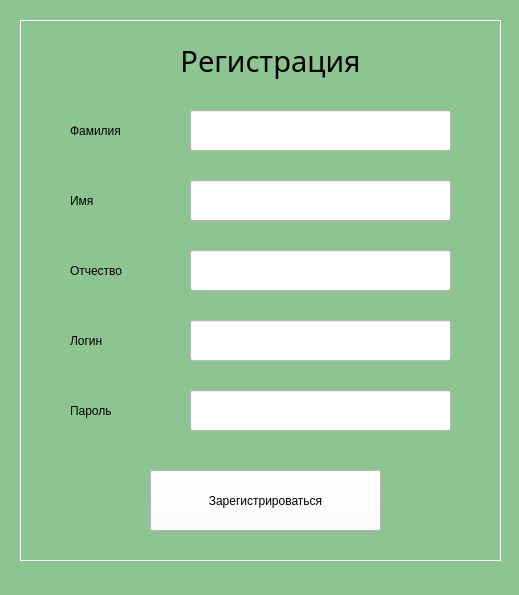
<?xml version="1.0" encoding="UTF-8"?>
<ui version="4.0">
 <class>LoginWindow</class>
 <widget class="QMainWindow" name="LoginWindow">
  <property name="geometry">
   <rect>
    <x>0</x>
    <y>0</y>
    <width>519</width>
    <height>595</height>
   </rect>
  </property>
  <property name="windowTitle">
   <string>Регистрация</string>
  </property>
  <property name="styleSheet">
   <string notr="true">background-color: rgb(141, 196, 145);
</string>
  </property>
  <widget class="QWidget" name="centralwidget">
   <widget class="QLabel" name="login_lbl">
    <property name="geometry">
     <rect>
      <x>70</x>
      <y>320</y>
      <width>81</width>
      <height>41</height>
     </rect>
    </property>
    <property name="styleSheet">
     <string notr="true">font: 14pt &quot;Book Antiqua&quot;;</string>
    </property>
    <property name="text">
     <string>Логин</string>
    </property>
   </widget>
   <widget class="QLineEdit" name="login_tb">
    <property name="geometry">
     <rect>
      <x>190</x>
      <y>320</y>
      <width>261</width>
      <height>41</height>
     </rect>
    </property>
    <property name="styleSheet">
     <string notr="true">font: 14pt &quot;Book Antiqua&quot;;
background-color: rgb(255, 255, 255);
color: rgb(0, 0, 0);</string>
    </property>
    <property name="maxLength">
     <number>24</number>
    </property>
    <property name="alignment">
     <set>Qt::AlignCenter</set>
    </property>
   </widget>
   <widget class="QPushButton" name="regist_btn">
    <property name="geometry">
     <rect>
      <x>150</x>
      <y>470</y>
      <width>231</width>
      <height>61</height>
     </rect>
    </property>
    <property name="styleSheet">
     <string notr="true">background-color: rgb(255, 255, 255);
border-color: rgb(0, 0, 0);
font: 14pt &quot;Book Antiqua&quot;;</string>
    </property>
    <property name="text">
     <string>Зарегистрироваться</string>
    </property>
    <property name="checkable">
     <bool>false</bool>
    </property>
    <property name="autoRepeatDelay">
     <number>300</number>
    </property>
   </widget>
   <widget class="QLabel" name="pass_lbl">
    <property name="geometry">
     <rect>
      <x>70</x>
      <y>390</y>
      <width>91</width>
      <height>41</height>
     </rect>
    </property>
    <property name="styleSheet">
     <string notr="true">font: 14pt &quot;Book Antiqua&quot;;</string>
    </property>
    <property name="text">
     <string>Пароль</string>
    </property>
   </widget>
   <widget class="QLabel" name="title_lbl">
    <property name="geometry">
     <rect>
      <x>80</x>
      <y>40</y>
      <width>381</width>
      <height>41</height>
     </rect>
    </property>
    <property name="sizePolicy">
     <sizepolicy hsizetype="Fixed" vsizetype="Fixed">
      <horstretch>0</horstretch>
      <verstretch>0</verstretch>
     </sizepolicy>
    </property>
    <property name="font">
     <font>
      <family>Book Antiqua</family>
      <pointsize>22</pointsize>
     </font>
    </property>
    <property name="text">
     <string>Регистрация</string>
    </property>
    <property name="alignment">
     <set>Qt::AlignCenter</set>
    </property>
   </widget>
   <widget class="QFrame" name="frame">
    <property name="geometry">
     <rect>
      <x>20</x>
      <y>20</y>
      <width>481</width>
      <height>541</height>
     </rect>
    </property>
    <property name="styleSheet">
     <string notr="true">color: rgb(255, 255, 255);</string>
    </property>
    <property name="frameShape">
     <enum>QFrame::Box</enum>
    </property>
    <property name="frameShadow">
     <enum>QFrame::Plain</enum>
    </property>
    <property name="lineWidth">
     <number>1</number>
    </property>
    <widget class="QLineEdit" name="patr_tb">
     <property name="geometry">
      <rect>
       <x>170</x>
       <y>230</y>
       <width>261</width>
       <height>41</height>
      </rect>
     </property>
     <property name="styleSheet">
      <string notr="true">font: 14pt &quot;Book Antiqua&quot;;
background-color: rgb(255, 255, 255);
color: rgb(0, 0, 0);</string>
     </property>
     <property name="maxLength">
      <number>24</number>
     </property>
     <property name="alignment">
      <set>Qt::AlignCenter</set>
     </property>
    </widget>
    <widget class="QLineEdit" name="pass_tb">
     <property name="geometry">
      <rect>
       <x>170</x>
       <y>370</y>
       <width>261</width>
       <height>41</height>
      </rect>
     </property>
     <property name="styleSheet">
      <string notr="true">font: 14pt &quot;Book Antiqua&quot;;
background-color: rgb(255, 255, 255);
color: rgb(0, 0, 0);</string>
     </property>
     <property name="maxLength">
      <number>24</number>
     </property>
     <property name="alignment">
      <set>Qt::AlignCenter</set>
     </property>
    </widget>
   </widget>
   <widget class="QLineEdit" name="name_tb">
    <property name="geometry">
     <rect>
      <x>190</x>
      <y>180</y>
      <width>261</width>
      <height>41</height>
     </rect>
    </property>
    <property name="styleSheet">
     <string notr="true">font: 14pt &quot;Book Antiqua&quot;;
background-color: rgb(255, 255, 255);
color: rgb(0, 0, 0);</string>
    </property>
    <property name="maxLength">
     <number>24</number>
    </property>
    <property name="echoMode">
     <enum>QLineEdit::Normal</enum>
    </property>
    <property name="alignment">
     <set>Qt::AlignCenter</set>
    </property>
   </widget>
   <widget class="QLabel" name="pass_lbl_2">
    <property name="geometry">
     <rect>
      <x>70</x>
      <y>180</y>
      <width>91</width>
      <height>41</height>
     </rect>
    </property>
    <property name="styleSheet">
     <string notr="true">font: 14pt &quot;Book Antiqua&quot;;</string>
    </property>
    <property name="text">
     <string>Имя</string>
    </property>
   </widget>
   <widget class="QLabel" name="login_lbl_2">
    <property name="geometry">
     <rect>
      <x>70</x>
      <y>110</y>
      <width>101</width>
      <height>41</height>
     </rect>
    </property>
    <property name="styleSheet">
     <string notr="true">font: 14pt &quot;Book Antiqua&quot;;</string>
    </property>
    <property name="text">
     <string>Фамилия</string>
    </property>
   </widget>
   <widget class="QLineEdit" name="surname_tb">
    <property name="geometry">
     <rect>
      <x>190</x>
      <y>110</y>
      <width>261</width>
      <height>41</height>
     </rect>
    </property>
    <property name="font">
     <font>
      <family>Book Antiqua</family>
      <pointsize>14</pointsize>
      <weight>50</weight>
      <italic>false</italic>
      <bold>false</bold>
     </font>
    </property>
    <property name="styleSheet">
     <string notr="true">font: 14pt &quot;Book Antiqua&quot;;
background-color: rgb(255, 255, 255);
color: rgb(0, 0, 0);</string>
    </property>
    <property name="maxLength">
     <number>24</number>
    </property>
    <property name="alignment">
     <set>Qt::AlignCenter</set>
    </property>
   </widget>
   <widget class="QLabel" name="login_lbl_3">
    <property name="geometry">
     <rect>
      <x>70</x>
      <y>250</y>
      <width>111</width>
      <height>41</height>
     </rect>
    </property>
    <property name="styleSheet">
     <string notr="true">font: 14pt &quot;Book Antiqua&quot;;</string>
    </property>
    <property name="text">
     <string>Отчество</string>
    </property>
   </widget>
   <zorder>frame</zorder>
   <zorder>login_tb</zorder>
   <zorder>regist_btn</zorder>
   <zorder>pass_lbl</zorder>
   <zorder>title_lbl</zorder>
   <zorder>login_lbl</zorder>
   <zorder>name_tb</zorder>
   <zorder>pass_lbl_2</zorder>
   <zorder>login_lbl_2</zorder>
   <zorder>surname_tb</zorder>
   <zorder>login_lbl_3</zorder>
  </widget>
  <widget class="QStatusBar" name="statusbar"/>
 </widget>
 <resources/>
 <connections/>
</ui>
